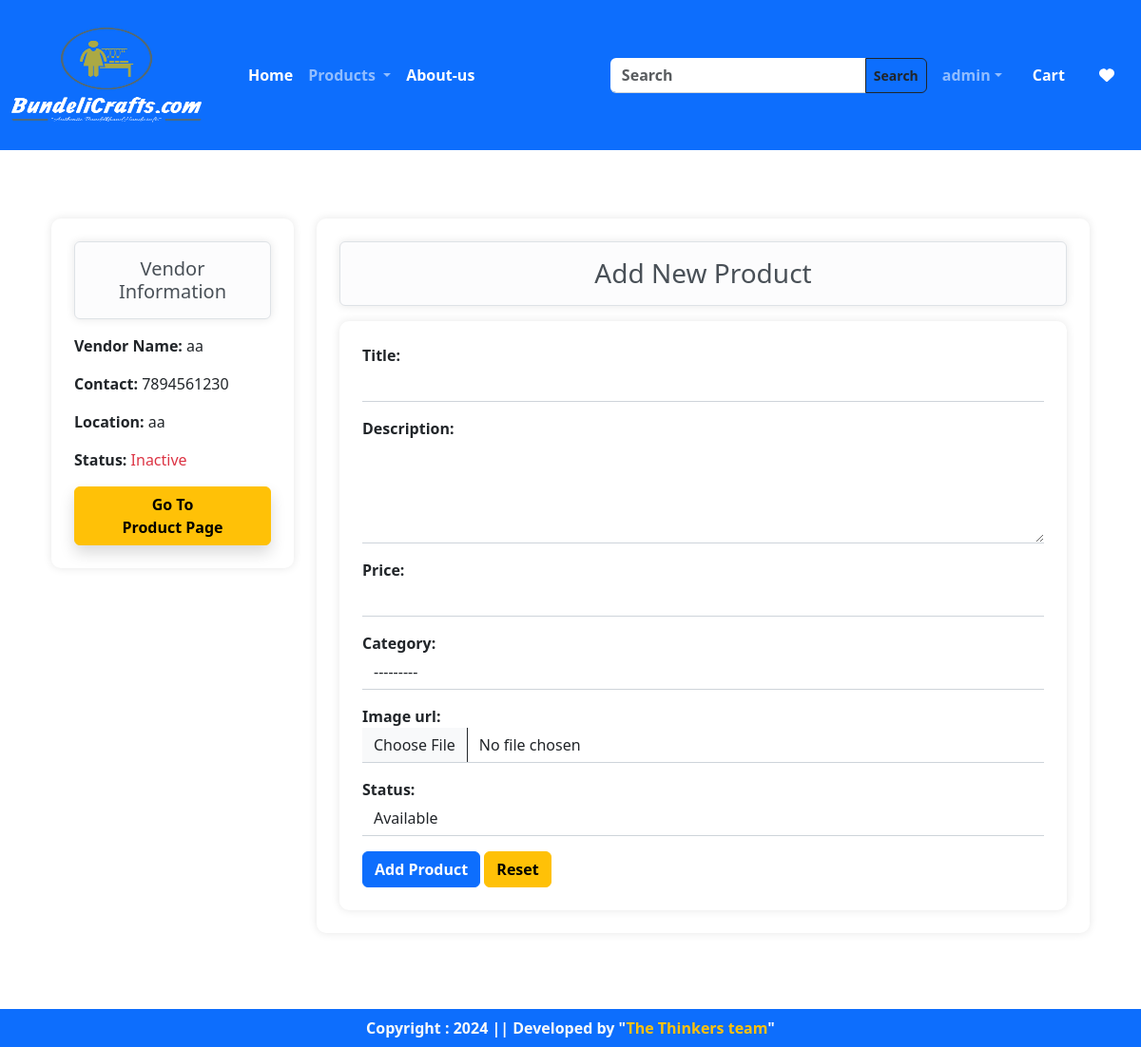
The page /add-product/ (signed in) on the database its author committed.
### app/models.py (models this page shows, shortened)
class Vendor(models.Model):
    user = models.OneToOneField(User, on_delete=models.CASCADE)
    vendor_name = models.CharField(max_length=200)
    contact_number = models.CharField(max_length=15)
    location = models.CharField(max_length=255)
    status = models.CharField(max_length=8, choices=[('active', 'Active'), ('inactive', 'Inactive')], default='active')
    created_at = models.DateTimeField(auto_now_add=True)

### app/views.py (the view)
# urls.py: path('add-product/', views.add_product, name='add_product'),
def add_product(request):
    vendor = Vendor.objects.filter(user=request.user).first()
    if not vendor:
        return redirect('vendor_register')  # Redirect to vendor registration if vendor doesn't exist
    if request.method == 'POST':
        form = ProductForm(request.POST, request.FILES)  # Handle file upload with request.FILES
        if form.is_valid():
            product = form.save(commit=False)
            product.vendor = vendor  # Assign the vendor automatically
            product.save()
            return redirect('vendor_dashboard')
    else:
        form = ProductForm()
    return render(request, 'app/add_product.html', {'form': form, 'vendor': vendor})

### app/forms.py
class ProductForm(forms.ModelForm):
    class Meta:
        model = Product
        exclude = ['vendor', 'created_at']  # Exclude vendor and created_at, as vendor will be assigned in the view
        widgets = {
            'title': forms.TextInput(attrs={'class': 'form-control'}),
            'description': forms.Textarea(attrs={'class': 'form-control', 'rows': 4}),
            'price': forms.NumberInput(attrs={'class': 'form-control'}),
            'category': forms.Select(attrs={'class': 'form-control'}),
            'image_url' : forms.FileInput(attrs={'class': 'form-control'}),
            'status': forms.Select(attrs={'class': 'form-control'}),
        }

### app/templates/app/add_product.html (shortened to what this page needs)
{% extends "app/base.html" %}
{% load static %}
{% block main-content %}
<div class="container my-5 p-4">
    <div class="row">
        <div class="col-sm-3">
            <div class="shadow_container p-4">
                <h5 class="alert alert-light border rounded text-center shadow_container">Vendor Information</h5>
                <p><strong>Vendor Name:</strong> {{ vendor.vendor_name }}</p>
                <p><strong>Contact:</strong> {{ vendor.contact_number }}</p>
                <p><strong>Location:</strong> {{ vendor.location }}</p>
                <p><strong>Status:</strong>
                    {% if vendor.status == 'active' %}
                        <span class="text-success">Active</span>
                    {% else %}
                        <span class="text-danger">Inactive</span>
                    {% endif %}
                </p>
                <a href="{% url 'vendor_dashboard' %}" class="btn btn-warning shadow px-5 fw-bold">Go To Product Page</a>
            </div>
        </div>
        <div class="col-sm-9">
            <div class="shadow_container p-4">
                <h3 class="alert alert-light border rounded text-center shadow_container">Add New Product</h3>
                <form action="" method="post" enctype="multipart/form-data" class="shadow_container p-4 fw-bold">
                    {% for field in form %}
                        <div class="mb-3">
                            {{ field.label_tag }}
                            {{ field }}
                        </div>
                    {% endfor %}
                    <input type="submit" value="Add Product" class="btn btn-primary fw-bold">
                    <input type="reset" class="btn btn-warning fw-bold">
                </form>
            </div>
        </div>
    </div>
</div>
<br><br/>
{% endblock main-content %}

### app/templates/app/base.html (shortened to what this page needs)
{% load static %}
<!doctype html>
<html lang="en">
  <head>
    <link href="https://cdn.jsdelivr.net/npm/bootstrap@5.3.3/dist/css/bootstrap.min.css" rel="stylesheet">
    <link rel = "stylesheet" href = "{% static 'app/css/owl.carousel.min.css' %}">
    <link rel = "stylesheet" href = "{% static 'app/css/all.min.css' %}">
    <link rel = "stylesheet" href = "{% static 'app/css/style.css' %}">
    <link rel="stylesheet" href="https://cdnjs.cloudflare.com/ajax/libs/font-awesome/6.0.0-beta3/css/all.min.css">
  </head>
  <body>
    <nav class="navbar navbar-expand-lg navbar-dark bg-primary py-4">
      <div class="container-fluid fw-bold">
        <a class="navbar-brand" href="/">
            <img src="{% static 'app/images/logo.png' %}" alt="Logo" width="200" height="100" class="rounded"></a>
            <div class="collapse navbar-collapse" id="navbarSupportedContent">
              <ul class="navbar-nav me-auto mb-2 mb-lg-0">&nbsp;&nbsp;&nbsp;&nbsp;&nbsp;&nbsp;
                {% if request.user.is_authenticated %}
                <li class="nav-item">
                  <a class="nav-link active" aria-current="page" href="/">Home</a>
                </li>
                <li class="nav-item dropdown">
                  <a class="nav-link dropdown-toggle" href="#" role="button" data-bs-toggle="dropdown" aria-expanded="false">
                    Products
                  </a>
              <li class="nav-item">
                <a class="nav-link text-white" href="{% url 'about' %}">About-us</a>
              </li>
            </ul>
            <form class="d-flex" role="search" action="/search/">
              <div class="input-group">
                <input class="form-control rounded-start fw-bold" type="search" placeholder="Search" aria-label="Search" name="search" style="length:1000px;">
                <button class="btn btn-outline-dark fw-bold btn-sm rounded-end" type="submit">Search</button>
              </div>
            </form>
          </div>
          <ul class="navbar-nav me-auto mb-2 mb-lg-0">
            <li class="nav-item dropdown mx-2">
              <a class="nav-link dropdown-toggle" href="#" role="button" data-bs-toggle="dropdown" aria-expanded="false">{{request.user}}</a>
            </li>
            <li class="nav-item mx-2">
              <a class="nav-link text-white" href="{% url 'showcart' %}">Cart&nbsp;</a>
            </li>
            <li class="nav-item mx-2">
              <a class="nav-link text-white" href="{% url 'wishlists' %}"><i class="fa fa-heart"></i> </a>
            </li>
            {% else %}
            <li class="nav-item mx-2">
              <p class="nav-link text-white"><a style="text-decoration:none;color:white;"  href="{% url 'login' %}">Login</a>/<a style="text-decoration:none;color:white;" href="{% url 'customer-registration' %}">Register</a></p>
            </li>
            {% endif %}
          </ul>
        </div>
      </nav>
                    {% block main-content %}{% endblock main-content %}
                <footer class="container-fluid fixed-bottom bg-primary text-center p-2 mt-5 fw-bold text-light">
                  Copyright : 2024 || Developed by "<span class="text-warning">The Thinkers team</span>"
                </footer>
                  </body>
                </html>

### app/static/app/css/style.css (style rules this page uses)
body { margin: 0; overflow-x: hidden; }
.shadow_container { box-shadow: 0 0 10px rgba(0,0,0,0.1); border-radius: 10px; }
.form-control { border: none; border-bottom: 1px solid #ced4da; border-radius: 0; box-shadow: none; padding: 0.375rem 0.75rem; }

### rows shown on the page
Vendor: vendor_name "aa", contact_number "7894561230", location "aa"

### other values the page prints
{{ request.user }} "admin"
{{ field.label_tag }} "Title:" "Description:" "Price:" "Category:" "Image url:" "Status:"
